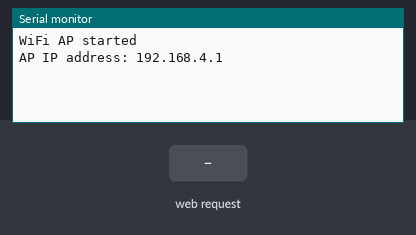
The sketch below on a simulated ESP32. On the bench: the last lines printed to the serial monitor. The inputs (shaded band) are chosen by the test bench.

Above: at 1.2 s.
1.3 s: HTTP request GET /cmd?c=1 received
At 2.5 s:
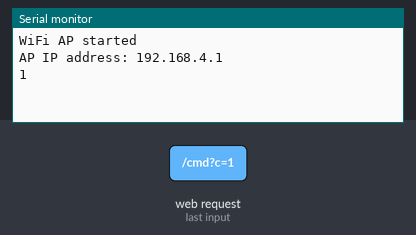
2.8 s: HTTP request GET /cmd?c=0 received
At 3.8 s:
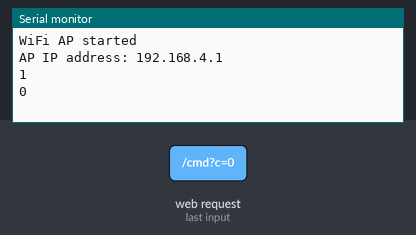

The sketch:

sketch_mar12cwifi.ino
```cpp
#include <WiFi.h>
#include <WebServer.h>

const char* ssid = "ESP32-Robot";
const char* password = "12345678";

WebServer server(80);

// 固定热点IP
IPAddress local_ip(192, 168, 4, 1);
IPAddress gateway(192, 168, 4, 1);
IPAddress subnet(255, 255, 255, 0);

void sendCmd(char c)
{
  Serial2.write(c);
  Serial.println(c);
  server.send(200,"text/plain",String(c));
}

void handleRoot()
{
String html = R"rawliteral(
<!DOCTYPE html>
<html>
<head>
<meta name="viewport" content="width=device-width, initial-scale=1">

<style>
body {text-align:center;font-family:Arial;}
button {width:120px;height:60px;font-size:20px;margin:10px;}
</style>

</head>

<body>

<h2>ESP32 Robot Control</h2>

<button onclick="send('F')">Forward</button><br>

<button onclick="send('L')">Left</button>
<button onclick="send('S')">Stop</button>
<button onclick="send('R')">Right</button><br>

<button onclick="send('B')">Back</button>

<script>
function send(c)
{
fetch("/cmd?c="+c);
}
</script>

</body>
</html>
)rawliteral";

server.send(200,"text/html",html);
}

void handleCmd()
{
  if (!server.hasArg("c") || server.arg("c").length() == 0)
  {
    server.send(400, "text/plain", "Bad Request");
    return;
  }

  char c = server.arg("c")[0];
  sendCmd(c);
}

void setup()
{
  Serial.begin(115200);

  // ESP32 UART2
  Serial2.begin(115200, SERIAL_8N1, 16, 17);

  // ===== 只改进 WiFi 连接 =====
  WiFi.mode(WIFI_AP);
  WiFi.setSleep(false);   // 关闭省电，提高热点响应稳定性

  // 配置AP固定IP
  if (!WiFi.softAPConfig(local_ip, gateway, subnet))
  {
    Serial.println("AP Config Failed");
  }

  // 启动热点：SSID, 密码, 信道, 是否隐藏, 最大连接数
  bool ap_ok = WiFi.softAP(ssid, password, 6, 0, 4);

  if (ap_ok)
  {
    Serial.println("WiFi AP started");
    Serial.print("AP IP address: ");
    Serial.println(WiFi.softAPIP());
  }
  else
  {
    Serial.println("WiFi AP start failed");
  }
  // ===== WiFi 改进结束 =====

  server.on("/", handleRoot);
  server.on("/cmd", handleCmd);

  server.begin();
}

void loop()
{
  server.handleClient();
}
```

Measured:
- after the input at 1.3 s, the serial monitor: prints a new line at once (image 1)
- after the input at 2.8 s, the serial monitor: prints a new line at once (image 2)
